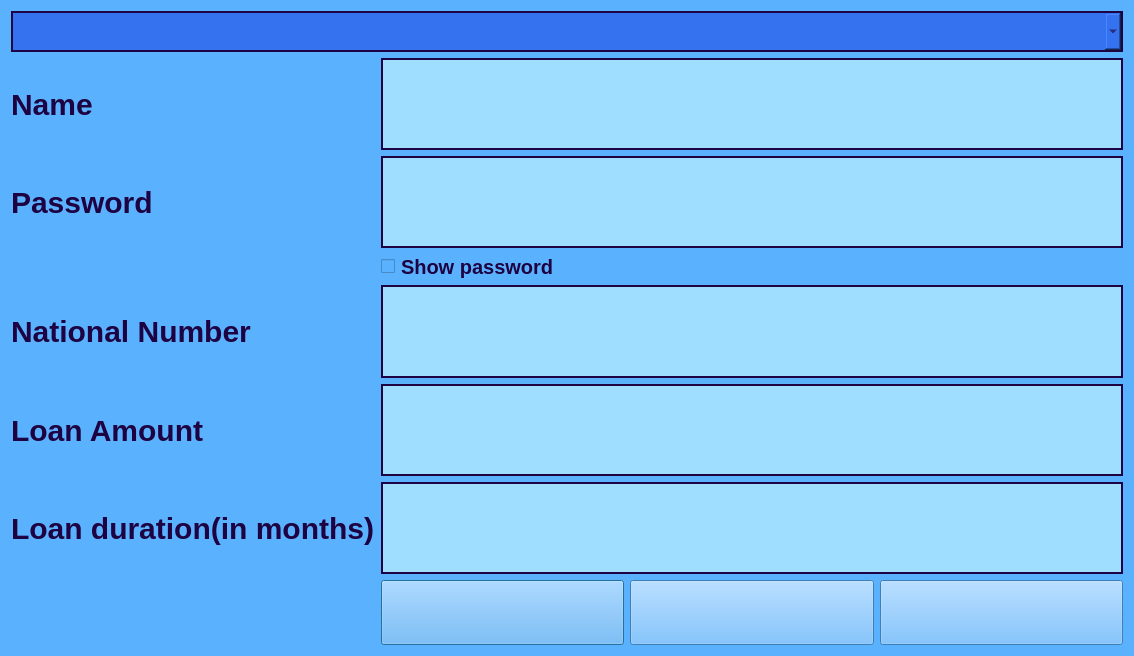
<?xml version="1.0" encoding="UTF-8"?>
<ui version="4.0">
 <class>Loan_Acount</class>
 <widget class="QDialog" name="Loan_Acount">
  <property name="geometry">
   <rect>
    <x>0</x>
    <y>0</y>
    <width>1134</width>
    <height>656</height>
   </rect>
  </property>
  <property name="sizePolicy">
   <sizepolicy hsizetype="MinimumExpanding" vsizetype="MinimumExpanding">
    <horstretch>0</horstretch>
    <verstretch>0</verstretch>
   </sizepolicy>
  </property>
  <property name="windowTitle">
   <string>Dialog</string>
  </property>
  <property name="styleSheet">
   <string notr="true">    background-color: #5AB2FF;</string>
  </property>
  <layout class="QFormLayout" name="formLayout_4">
   <item row="0" column="0" colspan="2">
    <widget class="QComboBox" name="comboBox">
     <property name="styleSheet">
      <string notr="true">border: 2px solid #1E0342;
background-color: #3572EF;
color: #1E0342;
font:30px;</string>
     </property>
    </widget>
   </item>
   <item row="1" column="0">
    <widget class="QLabel" name="label_Name">
     <property name="sizePolicy">
      <sizepolicy hsizetype="MinimumExpanding" vsizetype="MinimumExpanding">
       <horstretch>0</horstretch>
       <verstretch>0</verstretch>
      </sizepolicy>
     </property>
     <property name="styleSheet">
      <string notr="true">color: #1E0342;
font-weight: bold;
font-size: 30px;
background: transparent; 
border: none;
</string>
     </property>
     <property name="text">
      <string>Name</string>
     </property>
    </widget>
   </item>
   <item row="1" column="1">
    <widget class="QLineEdit" name="lineEdit_Name">
     <property name="sizePolicy">
      <sizepolicy hsizetype="MinimumExpanding" vsizetype="MinimumExpanding">
       <horstretch>0</horstretch>
       <verstretch>0</verstretch>
      </sizepolicy>
     </property>
     <property name="styleSheet">
      <string notr="true">font-weight: bold;
font-size: 45px;
border-radius: 50px; 
border: 2px solid #1E0342;
background-color: #A0DEFF;
color: #1E0342;
</string>
     </property>
    </widget>
   </item>
   <item row="2" column="0">
    <widget class="QLabel" name="label_Pass">
     <property name="sizePolicy">
      <sizepolicy hsizetype="MinimumExpanding" vsizetype="MinimumExpanding">
       <horstretch>0</horstretch>
       <verstretch>0</verstretch>
      </sizepolicy>
     </property>
     <property name="styleSheet">
      <string notr="true">color: #1E0342;
font-weight: bold;
font-size: 30px;
background: transparent; 
border: none;
</string>
     </property>
     <property name="text">
      <string>Password</string>
     </property>
    </widget>
   </item>
   <item row="2" column="1">
    <widget class="QLineEdit" name="lineEdit_Password">
     <property name="sizePolicy">
      <sizepolicy hsizetype="MinimumExpanding" vsizetype="MinimumExpanding">
       <horstretch>0</horstretch>
       <verstretch>0</verstretch>
      </sizepolicy>
     </property>
     <property name="styleSheet">
      <string notr="true">font-weight: bold;
font-size: 45px;
border-radius: 50px; 
border: 2px solid #1E0342;
background-color: #A0DEFF;
color: #1E0342;
</string>
     </property>
     <property name="echoMode">
      <enum>QLineEdit::EchoMode::Password</enum>
     </property>
    </widget>
   </item>
   <item row="4" column="0">
    <widget class="QLabel" name="label_NN">
     <property name="sizePolicy">
      <sizepolicy hsizetype="MinimumExpanding" vsizetype="MinimumExpanding">
       <horstretch>0</horstretch>
       <verstretch>0</verstretch>
      </sizepolicy>
     </property>
     <property name="styleSheet">
      <string notr="true">color: #1E0342;
font-weight: bold;
font-size: 30px;
background: transparent; 
border: none;
</string>
     </property>
     <property name="text">
      <string>National Number</string>
     </property>
    </widget>
   </item>
   <item row="4" column="1">
    <widget class="QLineEdit" name="lineEdit_NN">
     <property name="sizePolicy">
      <sizepolicy hsizetype="MinimumExpanding" vsizetype="MinimumExpanding">
       <horstretch>0</horstretch>
       <verstretch>0</verstretch>
      </sizepolicy>
     </property>
     <property name="styleSheet">
      <string notr="true">font-weight: bold;
font-size: 45px;
border-radius: 50px; 
border: 2px solid #1E0342;
background-color: #A0DEFF;
color: #1E0342;
</string>
     </property>
    </widget>
   </item>
   <item row="5" column="0">
    <widget class="QLabel" name="label_LA">
     <property name="sizePolicy">
      <sizepolicy hsizetype="MinimumExpanding" vsizetype="MinimumExpanding">
       <horstretch>0</horstretch>
       <verstretch>0</verstretch>
      </sizepolicy>
     </property>
     <property name="styleSheet">
      <string notr="true">color: #1E0342;
font-weight: bold;
font-size: 30px;
background: transparent; 
border: none;
</string>
     </property>
     <property name="text">
      <string>Loan Amount</string>
     </property>
    </widget>
   </item>
   <item row="5" column="1">
    <widget class="QLineEdit" name="lineEdit_LA">
     <property name="sizePolicy">
      <sizepolicy hsizetype="MinimumExpanding" vsizetype="MinimumExpanding">
       <horstretch>0</horstretch>
       <verstretch>0</verstretch>
      </sizepolicy>
     </property>
     <property name="styleSheet">
      <string notr="true">font-weight: bold;
font-size: 45px;
border-radius: 50px; 
border: 2px solid #1E0342;
background-color: #A0DEFF;
color: #1E0342;
</string>
     </property>
    </widget>
   </item>
   <item row="6" column="0">
    <widget class="QLabel" name="label_LD">
     <property name="sizePolicy">
      <sizepolicy hsizetype="MinimumExpanding" vsizetype="MinimumExpanding">
       <horstretch>0</horstretch>
       <verstretch>0</verstretch>
      </sizepolicy>
     </property>
     <property name="styleSheet">
      <string notr="true">color: #1E0342;
font-weight: bold;
font-size: 30px;
background: transparent; 
border: none;
</string>
     </property>
     <property name="text">
      <string>Loan duration(in months)</string>
     </property>
    </widget>
   </item>
   <item row="6" column="1">
    <widget class="QLineEdit" name="lineEdit_LD">
     <property name="sizePolicy">
      <sizepolicy hsizetype="MinimumExpanding" vsizetype="MinimumExpanding">
       <horstretch>0</horstretch>
       <verstretch>0</verstretch>
      </sizepolicy>
     </property>
     <property name="styleSheet">
      <string notr="true">font-weight: bold;
font-size: 45px;
border-radius: 50px; 
border: 2px solid #1E0342;
background-color: #A0DEFF;
color: #1E0342;
</string>
     </property>
    </widget>
   </item>
   <item row="7" column="1">
    <layout class="QHBoxLayout" name="horizontalLayout_4">
     <item>
      <widget class="QPushButton" name="pushButton_Home">
       <property name="sizePolicy">
        <sizepolicy hsizetype="Preferred" vsizetype="Preferred">
         <horstretch>0</horstretch>
         <verstretch>0</verstretch>
        </sizepolicy>
       </property>
       <property name="styleSheet">
        <string notr="true">image: url(:/images/images/home-button.png);
font-weight: bold;
font-size: 50px;
</string>
       </property>
       <property name="text">
        <string/>
       </property>
      </widget>
     </item>
     <item>
      <widget class="QPushButton" name="pushButton_Back">
       <property name="sizePolicy">
        <sizepolicy hsizetype="Preferred" vsizetype="Preferred">
         <horstretch>0</horstretch>
         <verstretch>0</verstretch>
        </sizepolicy>
       </property>
       <property name="styleSheet">
        <string notr="true">image: url(:/images/images/back_unactive.png);
font-weight: bold;
font-size: 50px;

</string>
       </property>
       <property name="text">
        <string/>
       </property>
      </widget>
     </item>
     <item>
      <widget class="QPushButton" name="pushButton_Next">
       <property name="sizePolicy">
        <sizepolicy hsizetype="Preferred" vsizetype="Preferred">
         <horstretch>0</horstretch>
         <verstretch>0</verstretch>
        </sizepolicy>
       </property>
       <property name="styleSheet">
        <string notr="true">image: url(:/images/images/next-button.png);
font-weight: bold;
font-size: 50px;
</string>
       </property>
       <property name="text">
        <string/>
       </property>
      </widget>
     </item>
    </layout>
   </item>
   <item row="3" column="1">
    <widget class="QCheckBox" name="checkBox">
     <property name="styleSheet">
      <string notr="true">color: #1E0342;
font-weight: bold;
font-size: 20px;
border: none;
</string>
     </property>
     <property name="text">
      <string>Show password</string>
     </property>
    </widget>
   </item>
  </layout>
 </widget>
 <resources/>
 <connections/>
</ui>
